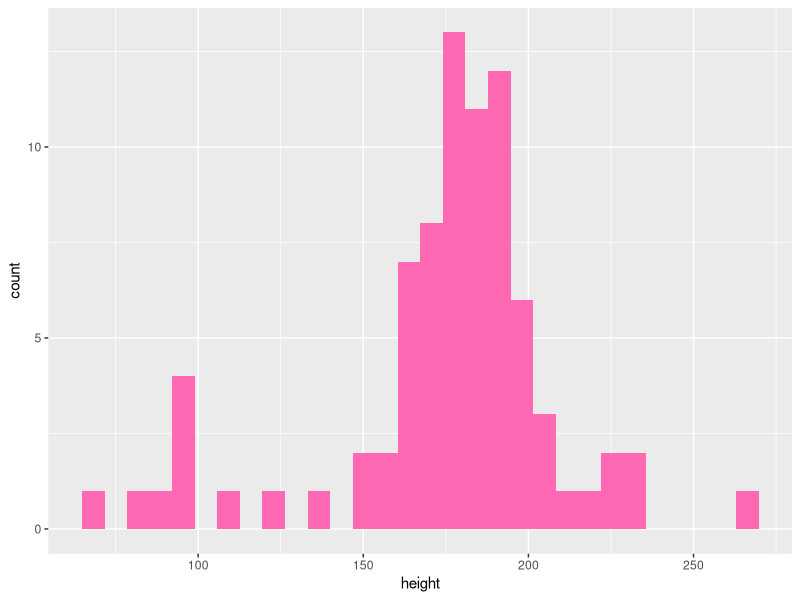
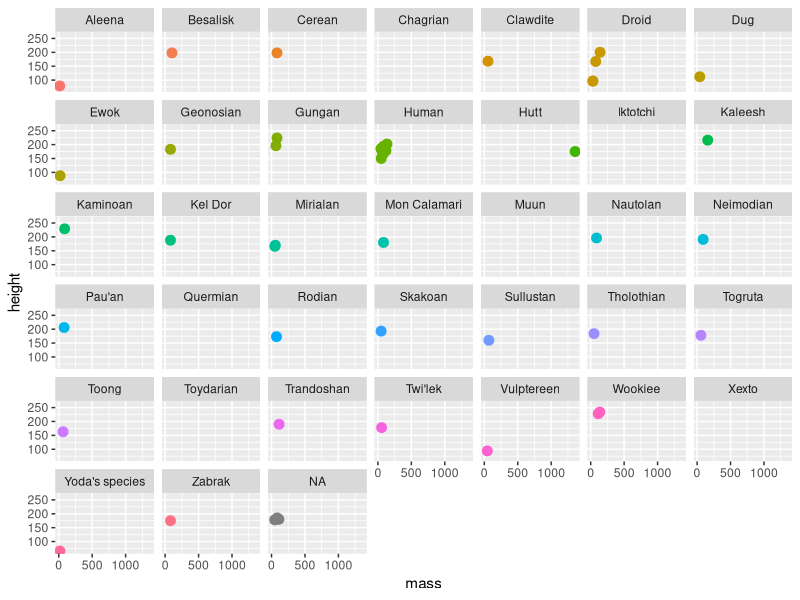

These figures' R source, in order:
## ---- chunk 1
knitr::opts_chunk$set(echo = TRUE, warning = F, message = F)
knitr::opts_chunk$set(fig.width = 10, fig.height = 5.2) 
htmltools::tagList(rmarkdown::html_dependency_font_awesome())
## ---- chunk 2

## ---- chunk 3
cat(readLines("porg_tabs.txt"))
## ---- chunk 4
# Load packages
library(dplyr)
library(ggplot2)
library(ggrepel)

# Get starwars character data
star_df <- starwars
## ---- chunk 5
# What is this?
glimpse(star_df)
## ---- chunk 6
# Height distribution
ggplot(star_df, aes(x = height)) + geom_histogram(fill = "hotpink")
## ---- chunk 7
# Split out by species
ggplot(star_df, aes(x = mass, y = height)) +
  geom_point(aes(color = species), size = 3) +
  facet_wrap("species") +
  guides(color = FALSE)
## ---- chunk 8
